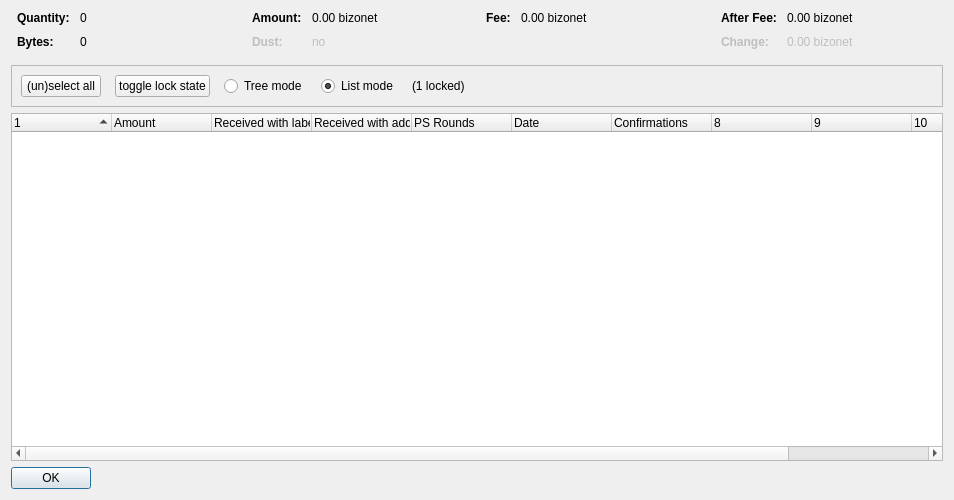
<?xml version="1.0" encoding="UTF-8"?>
<ui version="4.0">
 <class>CoinControlDialog</class>
 <widget class="QDialog" name="CoinControlDialog">
  <property name="geometry">
   <rect>
    <x>0</x>
    <y>0</y>
    <width>954</width>
    <height>500</height>
   </rect>
  </property>
  <property name="windowTitle">
   <string>Coin Selection</string>
  </property>
  <layout class="QVBoxLayout" name="verticalLayout">
   <item>
    <layout class="QHBoxLayout" name="horizontalLayoutTop" stretch="0,0,0,0">
     <property name="topMargin">
      <number>0</number>
     </property>
     <property name="bottomMargin">
      <number>10</number>
     </property>
     <item>
      <layout class="QFormLayout" name="formLayoutCoinControl1">
       <property name="horizontalSpacing">
        <number>10</number>
       </property>
       <property name="verticalSpacing">
        <number>10</number>
       </property>
       <property name="leftMargin">
        <number>6</number>
       </property>
       <property name="rightMargin">
        <number>6</number>
       </property>
       <item row="0" column="0">
        <widget class="QLabel" name="labelCoinControlQuantityText">
         <property name="font">
          <font>
           <weight>75</weight>
           <bold>true</bold>
          </font>
         </property>
         <property name="text">
          <string>Quantity:</string>
         </property>
        </widget>
       </item>
       <item row="0" column="1">
        <widget class="QLabel" name="labelCoinControlQuantity">
         <property name="cursor">
          <cursorShape>IBeamCursor</cursorShape>
         </property>
         <property name="contextMenuPolicy">
          <enum>Qt::ActionsContextMenu</enum>
         </property>
         <property name="text">
          <string notr="true">0</string>
         </property>
         <property name="textInteractionFlags">
          <set>Qt::LinksAccessibleByMouse|Qt::TextSelectableByKeyboard|Qt::TextSelectableByMouse</set>
         </property>
        </widget>
       </item>
       <item row="1" column="0">
        <widget class="QLabel" name="labelCoinControlBytesText">
         <property name="font">
          <font>
           <weight>75</weight>
           <bold>true</bold>
          </font>
         </property>
         <property name="text">
          <string>Bytes:</string>
         </property>
        </widget>
       </item>
       <item row="1" column="1">
        <widget class="QLabel" name="labelCoinControlBytes">
         <property name="cursor">
          <cursorShape>IBeamCursor</cursorShape>
         </property>
         <property name="contextMenuPolicy">
          <enum>Qt::ActionsContextMenu</enum>
         </property>
         <property name="text">
          <string notr="true">0</string>
         </property>
         <property name="textInteractionFlags">
          <set>Qt::LinksAccessibleByMouse|Qt::TextSelectableByKeyboard|Qt::TextSelectableByMouse</set>
         </property>
        </widget>
       </item>
      </layout>
     </item>
     <item>
      <layout class="QFormLayout" name="formLayoutCoinControl2">
       <property name="horizontalSpacing">
        <number>10</number>
       </property>
       <property name="verticalSpacing">
        <number>10</number>
       </property>
       <property name="leftMargin">
        <number>6</number>
       </property>
       <property name="rightMargin">
        <number>6</number>
       </property>
       <item row="0" column="0">
        <widget class="QLabel" name="labelCoinControlAmountText">
         <property name="font">
          <font>
           <weight>75</weight>
           <bold>true</bold>
          </font>
         </property>
         <property name="text">
          <string>Amount:</string>
         </property>
        </widget>
       </item>
       <item row="0" column="1">
        <widget class="QLabel" name="labelCoinControlAmount">
         <property name="cursor">
          <cursorShape>IBeamCursor</cursorShape>
         </property>
         <property name="contextMenuPolicy">
          <enum>Qt::ActionsContextMenu</enum>
         </property>
         <property name="text">
          <string notr="true">0.00 bizonet</string>
         </property>
         <property name="textInteractionFlags">
          <set>Qt::LinksAccessibleByMouse|Qt::TextSelectableByKeyboard|Qt::TextSelectableByMouse</set>
         </property>
        </widget>
       </item>
       <item row="1" column="0">
        <widget class="QLabel" name="labelCoinControlLowOutputText">
         <property name="enabled">
          <bool>false</bool>
         </property>
         <property name="font">
          <font>
           <weight>75</weight>
           <bold>true</bold>
          </font>
         </property>
         <property name="text">
          <string>Dust:</string>
         </property>
        </widget>
       </item>
       <item row="1" column="1">
        <widget class="QLabel" name="labelCoinControlLowOutput">
         <property name="enabled">
          <bool>false</bool>
         </property>
         <property name="cursor">
          <cursorShape>IBeamCursor</cursorShape>
         </property>
         <property name="contextMenuPolicy">
          <enum>Qt::ActionsContextMenu</enum>
         </property>
         <property name="text">
          <string notr="true">no</string>
         </property>
         <property name="textInteractionFlags">
          <set>Qt::LinksAccessibleByMouse|Qt::TextSelectableByKeyboard|Qt::TextSelectableByMouse</set>
         </property>
        </widget>
       </item>
      </layout>
     </item>
     <item>
      <layout class="QFormLayout" name="formLayoutCoinControl3">
       <property name="horizontalSpacing">
        <number>10</number>
       </property>
       <property name="verticalSpacing">
        <number>10</number>
       </property>
       <property name="leftMargin">
        <number>6</number>
       </property>
       <property name="rightMargin">
        <number>6</number>
       </property>
       <item row="0" column="0">
        <widget class="QLabel" name="labelCoinControlFeeText">
         <property name="font">
          <font>
           <weight>75</weight>
           <bold>true</bold>
          </font>
         </property>
         <property name="text">
          <string>Fee:</string>
         </property>
        </widget>
       </item>
       <item row="0" column="1">
        <widget class="QLabel" name="labelCoinControlFee">
         <property name="cursor">
          <cursorShape>IBeamCursor</cursorShape>
         </property>
         <property name="contextMenuPolicy">
          <enum>Qt::ActionsContextMenu</enum>
         </property>
         <property name="text">
          <string notr="true">0.00 bizonet</string>
         </property>
         <property name="textInteractionFlags">
          <set>Qt::LinksAccessibleByMouse|Qt::TextSelectableByKeyboard|Qt::TextSelectableByMouse</set>
         </property>
        </widget>
       </item>
      </layout>
     </item>
     <item>
      <layout class="QFormLayout" name="formLayoutCoinControl4">
       <property name="horizontalSpacing">
        <number>10</number>
       </property>
       <property name="verticalSpacing">
        <number>10</number>
       </property>
       <property name="leftMargin">
        <number>6</number>
       </property>
       <property name="rightMargin">
        <number>6</number>
       </property>
       <item row="0" column="0">
        <widget class="QLabel" name="labelCoinControlAfterFeeText">
         <property name="font">
          <font>
           <weight>75</weight>
           <bold>true</bold>
          </font>
         </property>
         <property name="text">
          <string>After Fee:</string>
         </property>
        </widget>
       </item>
       <item row="0" column="1">
        <widget class="QLabel" name="labelCoinControlAfterFee">
         <property name="cursor">
          <cursorShape>IBeamCursor</cursorShape>
         </property>
         <property name="contextMenuPolicy">
          <enum>Qt::ActionsContextMenu</enum>
         </property>
         <property name="text">
          <string notr="true">0.00 bizonet</string>
         </property>
         <property name="textInteractionFlags">
          <set>Qt::LinksAccessibleByMouse|Qt::TextSelectableByKeyboard|Qt::TextSelectableByMouse</set>
         </property>
        </widget>
       </item>
       <item row="1" column="0">
        <widget class="QLabel" name="labelCoinControlChangeText">
         <property name="enabled">
          <bool>false</bool>
         </property>
         <property name="font">
          <font>
           <weight>75</weight>
           <bold>true</bold>
          </font>
         </property>
         <property name="text">
          <string>Change:</string>
         </property>
        </widget>
       </item>
       <item row="1" column="1">
        <widget class="QLabel" name="labelCoinControlChange">
         <property name="enabled">
          <bool>false</bool>
         </property>
         <property name="cursor">
          <cursorShape>IBeamCursor</cursorShape>
         </property>
         <property name="contextMenuPolicy">
          <enum>Qt::ActionsContextMenu</enum>
         </property>
         <property name="text">
          <string notr="true">0.00 bizonet</string>
         </property>
         <property name="textInteractionFlags">
          <set>Qt::LinksAccessibleByMouse|Qt::TextSelectableByKeyboard|Qt::TextSelectableByMouse</set>
         </property>
        </widget>
       </item>
      </layout>
     </item>
    </layout>
   </item>
   <item>
    <widget class="QFrame" name="frame">
     <property name="minimumSize">
      <size>
       <width>0</width>
       <height>40</height>
      </size>
     </property>
     <property name="frameShape">
      <enum>QFrame::StyledPanel</enum>
     </property>
     <property name="frameShadow">
      <enum>QFrame::Sunken</enum>
     </property>
     <layout class="QHBoxLayout" name="horizontalLayout">
      <item>
       <layout class="QHBoxLayout" name="horizontalLayoutPanel" stretch="0,0,0,0,0,0">
        <property name="spacing">
         <number>14</number>
        </property>
        <item>
         <widget class="QPushButton" name="pushButtonSelectAll">
          <property name="sizePolicy">
           <sizepolicy hsizetype="Maximum" vsizetype="Fixed">
            <horstretch>0</horstretch>
            <verstretch>0</verstretch>
           </sizepolicy>
          </property>
          <property name="text">
           <string>(un)select all</string>
          </property>
          <property name="autoDefault">
           <bool>false</bool>
          </property>
         </widget>
        </item>
        <item>
         <widget class="QPushButton" name="pushButtonToggleLock">
          <property name="sizePolicy">
           <sizepolicy hsizetype="Maximum" vsizetype="Fixed">
            <horstretch>0</horstretch>
            <verstretch>0</verstretch>
           </sizepolicy>
          </property>
          <property name="text">
           <string>toggle lock state</string>
          </property>
          <property name="autoDefault">
           <bool>false</bool>
          </property>
         </widget>
        </item>
        <item>
         <widget class="QRadioButton" name="radioTreeMode">
          <property name="sizePolicy">
           <sizepolicy hsizetype="Maximum" vsizetype="Fixed">
            <horstretch>0</horstretch>
            <verstretch>0</verstretch>
           </sizepolicy>
          </property>
          <property name="text">
           <string>Tree mode</string>
          </property>
         </widget>
        </item>
        <item>
         <widget class="QRadioButton" name="radioListMode">
          <property name="sizePolicy">
           <sizepolicy hsizetype="Maximum" vsizetype="Fixed">
            <horstretch>0</horstretch>
            <verstretch>0</verstretch>
           </sizepolicy>
          </property>
          <property name="text">
           <string>List mode</string>
          </property>
          <property name="checked">
           <bool>true</bool>
          </property>
         </widget>
        </item>
        <item>
         <widget class="QLabel" name="labelLocked">
          <property name="text">
           <string>(1 locked)</string>
          </property>
         </widget>
        </item>
        <item>
         <spacer name="horizontalSpacer">
          <property name="orientation">
           <enum>Qt::Horizontal</enum>
          </property>
          <property name="sizeHint" stdset="0">
           <size>
            <width>40</width>
            <height>20</height>
           </size>
          </property>
         </spacer>
        </item>
       </layout>
      </item>
     </layout>
    </widget>
   </item>
   <item>
    <widget class="CoinControlTreeWidget" name="treeWidget">
     <property name="contextMenuPolicy">
      <enum>Qt::CustomContextMenu</enum>
     </property>
     <property name="sortingEnabled">
      <bool>false</bool>
     </property>
     <property name="columnCount">
      <number>11</number>
     </property>
     <attribute name="headerShowSortIndicator" stdset="0">
      <bool>true</bool>
     </attribute>
     <attribute name="headerStretchLastSection">
      <bool>false</bool>
     </attribute>
     <column>
      <property name="text">
       <string/>
      </property>
     </column>
     <column>
      <property name="text">
       <string>Amount</string>
      </property>
     </column>
     <column>
      <property name="text">
       <string>Received with label</string>
      </property>
     </column>
     <column>
      <property name="text">
       <string>Received with address</string>
      </property>
     </column>
     <column>
      <property name="text">
       <string>PS Rounds</string>
      </property>
     </column>
     <column>
      <property name="text">
       <string>Date</string>
      </property>
     </column>
     <column>
      <property name="text">
       <string>Confirmations</string>
      </property>
      <property name="toolTip">
       <string>Confirmed</string>
      </property>
     </column>
     <column>
      <property name="text">
       <string/>
      </property>
     </column>
     <column>
      <property name="text">
       <string/>
      </property>
     </column>
     <column>
      <property name="text">
       <string/>
      </property>
     </column>
     <column>
      <property name="text">
       <string/>
      </property>
     </column>
    </widget>
   </item>
   <item>
    <widget class="QDialogButtonBox" name="buttonBox">
     <property name="sizePolicy">
      <sizepolicy hsizetype="Maximum" vsizetype="Fixed">
       <horstretch>0</horstretch>
       <verstretch>0</verstretch>
      </sizepolicy>
     </property>
     <property name="orientation">
      <enum>Qt::Horizontal</enum>
     </property>
     <property name="standardButtons">
      <set>QDialogButtonBox::Ok</set>
     </property>
    </widget>
   </item>
  </layout>
 </widget>
 <customwidgets>
  <customwidget>
   <class>CoinControlTreeWidget</class>
   <extends>QTreeWidget</extends>
   <header>coincontroltreewidget.h</header>
  </customwidget>
 </customwidgets>
 <resources/>
 <connections/>
</ui>
